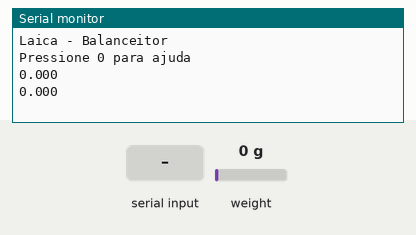
Recording of a sketch running on a simulated Arduino Uno, built with avr-gcc and run on an emulated ATmega328P. On the bench: the last lines printed to the serial monitor. Inputs (shaded band) come from the test bench; at power-on: weight on the scale 0 g.

Above: at 2.2 s.
2.3 s: "0" received over Serial
At 2.81 s:
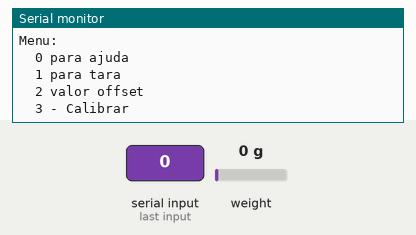
4.0 s: "1" received over Serial
At 4.9 s:
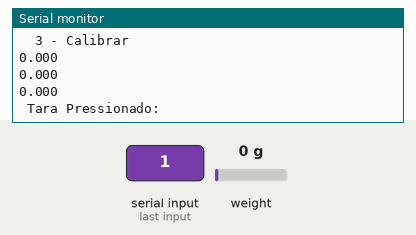
5.5 s: "2" received over Serial
At 5.81 s:
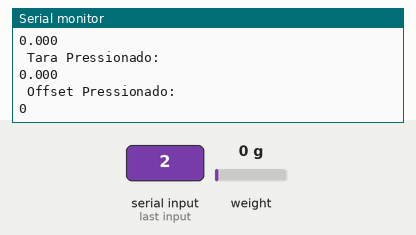
7.0 s: "3" received over Serial
At 8.2 s:
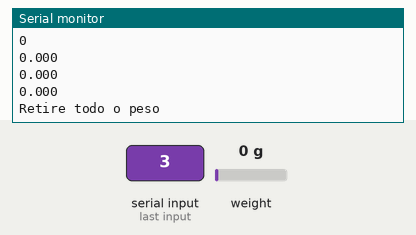
8.5 s: "0" received over Serial
At 9.3 s:
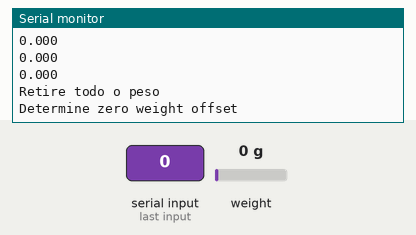
11.6 s: "1" received over Serial
At 12.4 s:
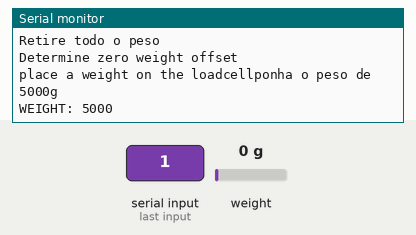

Measured:
- after the input at 2.3 s, the serial monitor: prints a new line after 0.20 s (image 1)
- after the input at 4.0 s, the serial monitor: prints a new line at once (image 2)
- after the input at 5.5 s, the serial monitor: prints a new line at once (image 3)
- after the input at 7.0 s, the serial monitor: prints a new line at once (image 4)
- after the input at 8.5 s, the serial monitor: prints a new line at once (image 5)
- after the input at 11.6 s, the serial monitor: prints a new line at once (image 6)

The sketch:

Balaca.ino
```cpp
//TESTE DE CALIBRAÇÃO


// INCLUSÃO DE BIBLIOTECAS
#include <HX711.h>
#include <EEPROM.h>

// Endereço na EEPROM para armazenar o float
#define EEPROM_ADDR 0

// DEFINIÇÕES DE PINOS
#define pinDT  2
#define pinSCK  3

HX711 balanca;

#define scaleArmazenado 0
#define offsetArmazenado 0
float valorScale = 0;
float valorOffset = 0;


void setup() {
  Serial.begin(115200);
  Serial.println("Laica - Balanceitor");
  balanca.begin(pinDT, pinSCK); // CONFIGURANDO OS PINOS DA BALANÇA

  // EEPROM.get(scaleArmazenado, valorScale);111

  // balanca.set_scale(valorScale);
  // balanca.set_offset(valorOffset);

  // Serial.print (valorScale);
  // Serial.print ("       ");
  // Serial.println (valorOffset);
  delay(1000);

  //scale.tare(); // ZERANDO A BALANÇA PARA DESCONSIDERAR A MASSA DA ESTRUTURA


  Serial.println("Pressione 0 para ajuda");

}

void loop(){
  if (Serial.available() == 0) {
    Serial.println(medir(),3);
  } else {
    char c = Serial.read();
    switch (c){
      case '0':
        Ajuda();
        break;
      case '1':
        Serial.println(" Tara Pressionado: ");
        balanca.tare();
        break;
      case '2':
        Serial.println(" Offset Pressionado: ");
        Serial.println(balanca.get_offset());
        break;
      case '3':
        calibrate();
        break;
      default:
        Serial.println("Segue o jogo");
        break;
    }
  }
}

void Ajuda(){
  Serial.println("Menu: \n\t0 para ajuda\n\t1 para tara\n\t2 valor offset\n\t3 - Calibrar");
}

float medir() {
  return balanca.get_units(5);
}

void calibrate()
{
  Serial.println("Retire todo o peso");
  //  flush Serial input
  while (Serial.available()) Serial.read();

  //Serial.println("and press enter\n");
  while (Serial.available() == 0);

  Serial.println("Determine zero weight offset");
  //  average 20 measurements.
  balanca.tare(20);
  int32_t offset = balanca.get_offset();

  //Serial.print("OFFSET: ");

  //Serial.println(offset);
  //Serial.println();


  Serial.print("place a weight on the loadcell");
  //  flush Serial input
  while (Serial.available()) Serial.read();

  Serial.println("ponha o peso de 5000g");
  uint32_t weight = 5000;


 while (Serial.available() == 0);

  Serial.print("WEIGHT: ");
  Serial.println(weight);
  balanca.calibrate_scale(weight, 20);
  float scale = balanca.get_scale();
  balanca.set_scale(scale);
  balanca.set_offset(offset);
  //Serial.print("SCALE:  ");
  //Serial.println(scale, 6);

  //Serial.print("\nuse scale.set_offset(");
  //Serial.print(offset);
  //Serial.print("); and scale.set_scale(");
  //Serial.print(scale, 6);
  //Serial.print(");\n");
  //Serial.println("in the setup of your project");

  //Serial.println("\n\n");

  //valorScale = scale;
  //valorOffset = offset;

  // EEPROM.put(scaleArmazenado, valorScale);
  // EEPROM.put(offsetArmazenado, valorOffset);

  //Serial.print (scaleArmazenado);
  //Serial.print ("/t");
  //Serial.println (offsetArmazenado);

  delay(1000);

}
```
